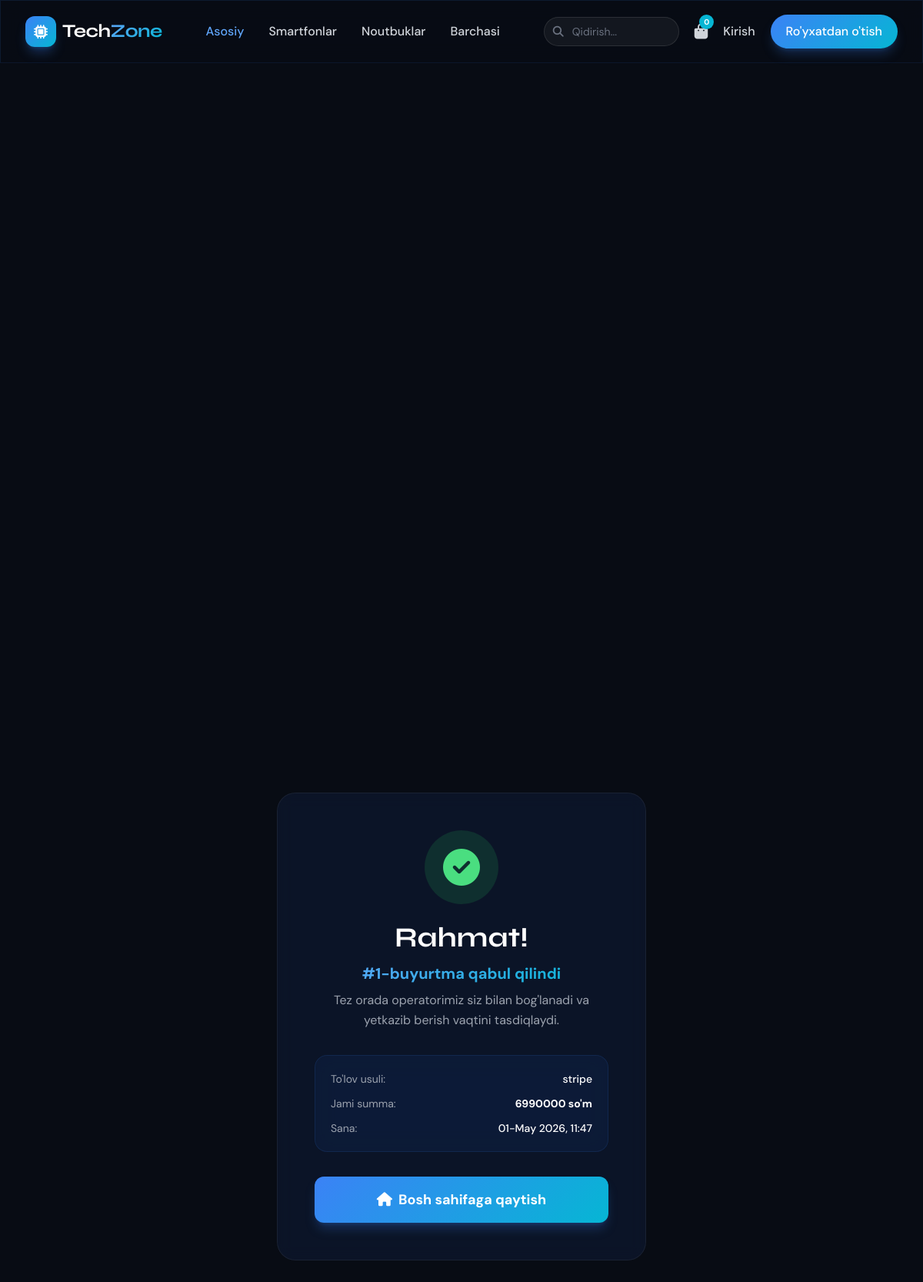
The page /order/success/1/ on the database its author committed.
### shop/models.py (models this page shows, shortened)
class Order(models.Model):
    PAYMENT_TYPE = {
        'cash': 'Naqd pul',
        'card': 'Karta',
        'stripe': 'Stripe'
    }
    user = models.ForeignKey(CustomUser, on_delete=models.PROTECT)
    created = models.DateTimeField(auto_now_add=True)
    payment_type = models.CharField(max_length=10, choices=PAYMENT_TYPE)
    delivery = models.BooleanField(default=False)
    address = models.CharField(max_length=500, blank=True)
    total = models.DecimalField(max_digits=12, decimal_places=2, default=0)
    class Meta:
        verbose_name = "Buyurtma"
        verbose_name_plural = "Buyurtmalar"
        ordering = ['-created']

### shop/views.py (the view)
# urls.py: path('order/success/<int:order_id>/', order_success, name='order_success'),
def order_success(request, order_id):
    order = get_object_or_404(Order, pk=order_id)
    return render(request, 'shop/order_success.html', {'order': order, 'cart_count': 0})

### shop/templates/shop/order_success.html (shortened to what this page needs)
{% extends 'base.html' %}
{% block main %}
<section class="pt-32 pb-20 min-h-screen flex items-center justify-center">
  <div class="max-w-lg mx-auto px-4 text-center">
    <div class="glass-card rounded-3xl p-12">
      <div class="w-24 h-24 rounded-full flex items-center justify-center text-5xl mx-auto mb-6" style="background:rgba(34,197,94,0.15);">
        <i class="fas fa-check-circle text-green-400"></i>
      </div>
      <h1 class="text-4xl font-bold text-white mb-3" style="font-family:'Syne',sans-serif;">Rahmat!</h1>
      <p class="text-xl gradient-text font-bold mb-2">#{{ order.pk }}-buyurtma qabul qilindi</p>
      <p class="text-gray-400 mb-8 leading-relaxed">Tez orada operatorimiz siz bilan bog'lanadi va yetkazib berish vaqtini tasdiqlaydi.</p>
      <div class="space-y-3 text-sm text-left glass rounded-2xl p-5 mb-8">
        <div class="flex justify-between"><span class="text-gray-400">To'lov usuli:</span><span class="text-white font-medium">{{ order.payment_type }}</span></div>
        <div class="flex justify-between"><span class="text-gray-400">Jami summa:</span><span class="text-white font-bold">{{ order.total|floatformat:0 }} so'm</span></div>
        <div class="flex justify-between"><span class="text-gray-400">Sana:</span><span class="text-white font-medium">{{ order.created|date:"d-M Y, H:i" }}</span></div>
      </div>
      <a href="{% url 'index' %}" class="block w-full text-white py-4 rounded-xl font-bold text-lg transition shadow-lg shadow-blue-500/25 hover:-translate-y-0.5" style="background:linear-gradient(135deg,#3b82f6,#06b6d4);">
        <i class="fas fa-home mr-2"></i>Bosh sahifaga qaytish
      </a>
    </div>
  </div>
</section>
{% endblock %}

### static/assets/css/style.css (style rules this page uses)
:root { --primary: #3b82f6; --primary-hover: #2563eb; --accent: #06b6d4; --bg-dark: #080c14; --bg-card: #0f1828; }
* { box-sizing: border-box; }
body { font-family: 'DM Sans', sans-serif; background-color: var(--bg-dark); color: #f0f6ff; scroll-behavior: smooth; }
.glass { background: rgba(15, 30, 60, 0.65); backdrop-filter: blur(14px); -webkit-backdrop-filter: blur(14px); border: 1px solid rgba(59,130,246,0.12); }
.glass-card { background: rgba(15, 28, 55, 0.55); backdrop-filter: blur(10px); -webkit-backdrop-filter: blur(10px); border: 1px solid rgba(255,255,255,0.06); transition: transform 0.35s ease, box-shadow 0.35s ease, border-color 0.35s ease; }
.gradient-text { background: linear-gradient(135deg, #60a5fa, #06b6d4); -webkit-background-clip: text; -webkit-text-fill-color: transparent; background-clip: text; }

### rows shown on the page
Order: pk "1", payment_type "stripe", total "6990000", created "01-May 2026, 11:47"

### other values the page prints
{{ cart_count|default:"0" }} "0"
